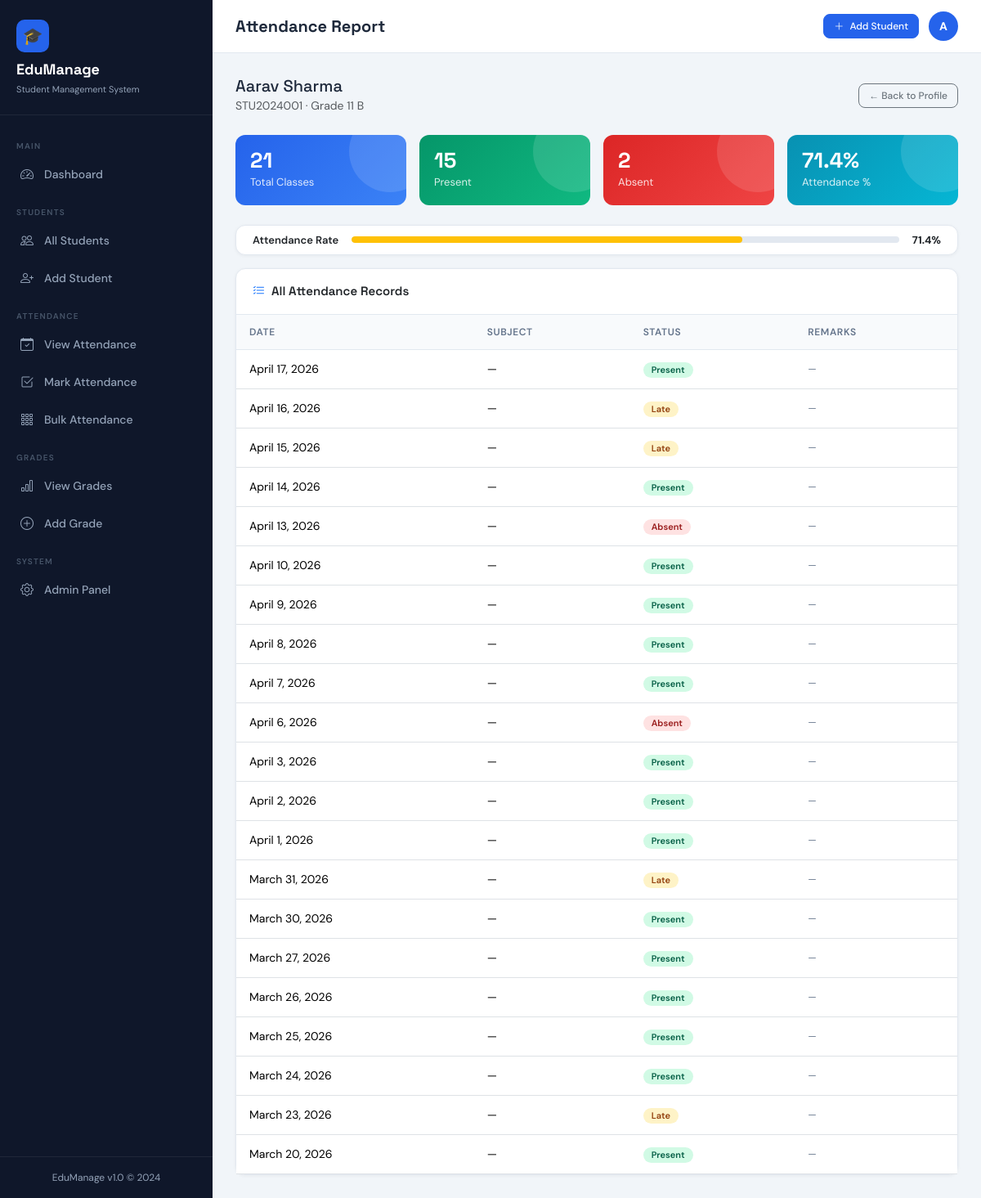
The app's page /attendance/student/1/ with its own data.
### students/models.py (models this page shows, shortened)
class Student(models.Model):
    GENDER_CHOICES = [('M', 'Male'), ('F', 'Female'), ('O', 'Other')]
    STATUS_CHOICES = [('active', 'Active'), ('inactive', 'Inactive'), ('graduated', 'Graduated')]
    student_id = models.CharField(max_length=20, unique=True)
    first_name = models.CharField(max_length=50)
    last_name = models.CharField(max_length=50)
    email = models.EmailField(unique=True)
    phone = models.CharField(max_length=15, blank=True)
    date_of_birth = models.DateField(null=True, blank=True)
    gender = models.CharField(max_length=1, choices=GENDER_CHOICES, default='M')
    address = models.TextField(blank=True)
    enrollment_date = models.DateField(auto_now_add=True)
    status = models.CharField(max_length=20, choices=STATUS_CHOICES, default='active')
    class_name = models.CharField(max_length=50, blank=True)
    section = models.CharField(max_length=10, blank=True)
    guardian_name = models.CharField(max_length=100, blank=True)
    guardian_phone = models.CharField(max_length=15, blank=True)
    profile_image = models.ImageField(upload_to='students/', null=True, blank=True)
    created_at = models.DateTimeField(auto_now_add=True)
    updated_at = models.DateTimeField(auto_now=True)
    class Meta:
        ordering = ['last_name', 'first_name']
    @property
    def full_name(self):
        return f"{self.first_name} {self.last_name}"

### attendance/models.py (models this page shows, shortened)
class Attendance(models.Model):
    STATUS_CHOICES = [
        ('present', 'Present'),
        ('absent', 'Absent'),
        ('late', 'Late'),
        ('excused', 'Excused'),
    ]
    student = models.ForeignKey(Student, on_delete=models.CASCADE, related_name='attendances')
    date = models.DateField()
    status = models.CharField(max_length=10, choices=STATUS_CHOICES, default='present')
    subject = models.CharField(max_length=100, blank=True)
    remarks = models.TextField(blank=True)
    created_at = models.DateTimeField(auto_now_add=True)
    class Meta:
        unique_together = ['student', 'date', 'subject']
        ordering = ['-date']

### attendance/views.py (the view)
# urls.py: path('student/<int:student_pk>/', views.student_attendance, name='student_attendance'),
def student_attendance(request, student_pk):
    student = get_object_or_404(Student, pk=student_pk)
    attendances = Attendance.objects.filter(student=student).order_by('-date')
    total = attendances.count()
    present = attendances.filter(status='present').count()
    absent = attendances.filter(status='absent').count()
    late = attendances.filter(status='late').count()
    pct = round((present / total * 100), 1) if total > 0 else 0
    context = {
        'student': student,
        'attendances': attendances,
        'total': total,
        'present': present,
        'absent': absent,
        'late': late,
        'pct': pct,
    }
    return render(request, 'attendance/student.html', context)

### templates/attendance/student.html (shortened to what this page needs)
{% extends 'base.html' %}
{% block page_title %}Attendance Report{% endblock %}
{% block content %}
<div class="d-flex justify-content-between align-items-center mb-4">
  <div>
    <h5 style="font-family:'Space Grotesk',sans-serif;margin:0;">{{ student.full_name }}</h5>
    <small class="text-muted">{{ student.student_id }} · {{ student.class_name }} {{ student.section }}</small>
  </div>
  <a href="{% url 'student_detail' student.pk %}" class="btn btn-outline-secondary btn-sm">← Back to Profile</a>
</div>
<div class="row g-3 mb-4">
  <div class="col-6 col-md-3">
    <div class="stat-card stat-blue" style="padding:18px;">
      <div class="stat-value" style="font-size:26px;">{{ total }}</div>
      <div class="stat-label">Total Classes</div>
    </div>
  </div>
  <div class="col-6 col-md-3">
    <div class="stat-card stat-green" style="padding:18px;">
      <div class="stat-value" style="font-size:26px;">{{ present }}</div>
      <div class="stat-label">Present</div>
    </div>
  </div>
  <div class="col-6 col-md-3">
    <div class="stat-card stat-rose" style="padding:18px;">
      <div class="stat-value" style="font-size:26px;">{{ absent }}</div>
      <div class="stat-label">Absent</div>
    </div>
  </div>
  <div class="col-6 col-md-3">
    <div class="stat-card stat-cyan" style="padding:18px;">
      <div class="stat-value" style="font-size:26px;">{{ pct }}%</div>
      <div class="stat-label">Attendance %</div>
    </div>
  </div>
</div>
<div class="card mb-3">
  <div class="card-body py-2">
    <div class="d-flex align-items-center gap-3">
      <span style="font-size:13px;font-weight:600;">Attendance Rate</span>
      <div class="progress flex-fill">
        <div class="progress-bar {% if pct >= 75 %}bg-success{% elif pct >= 50 %}bg-warning{% else %}bg-danger{% endif %}"
             style="width:{{ pct }}%"></div>
      </div>
      <span style="font-size:13px;font-weight:700;">{{ pct }}%</span>
    </div>
  </div>
</div>
<div class="card">
  <div class="card-header"><i class="bi bi-list-check me-2 text-primary"></i>All Attendance Records</div>
  <div class="card-body p-0">
    {% if attendances %}
    <div class="table-responsive">
      <table class="table mb-0">
        <thead><tr><th>Date</th><th>Subject</th><th>Status</th><th>Remarks</th></tr></thead>
        <tbody>
          {% for a in attendances %}
          <tr>
            <td>{{ a.date }}</td>
            <td>{{ a.subject|default:"—" }}</td>
            <td><span class="badge badge-{{ a.status }}">{{ a.get_status_display }}</span></td>
            <td style="font-size:12px;color:#64748b;">{{ a.remarks|default:"—" }}</td>
          </tr>
          {% endfor %}
        </tbody>
      </table>
    </div>
    {% else %}
    <div class="text-center py-4 text-muted">No records found.</div>
    {% endif %}
  </div>
</div>
{% endblock %}

### templates/base.html (style rules this page uses)
:root { --primary: #2563eb; --primary-dark: #1d4ed8; --primary-light: #dbeafe; --sidebar-bg: #0f172a; --sidebar-text: #94a3b8; --sidebar-active: #2563eb; --sidebar-width: 260px; --accent: #06b6d4; --success: #10b981; --warning: #f59e0b; --danger: #ef4444; --body-bg: #f1f5f9; --card-bg: #ffffff; --text-main: #1e293b; --text-muted: #64748b; --border: #e2e8f0; --radius: 12px; }
* { box-sizing: border-box; margin: 0; padding: 0; }
body { font-family: 'DM Sans', sans-serif; background: var(--body-bg); color: var(--text-main); min-height: 100vh; display: flex; }
.card { background: var(--card-bg); border: 1px solid var(--border); border-radius: var(--radius); box-shadow: 0 1px 4px rgba(0,0,0,.05); }
.card-header { background: transparent; border-bottom: 1px solid var(--border); padding: 16px 20px; font-family: 'Space Grotesk', sans-serif; font-weight: 600; font-size: 15px; }
.card-body { padding: 20px; }
.stat-card { border-radius: var(--radius); padding: 22px; color: #fff; position: relative; overflow: hidden; }
.stat-card::before { content: ''; position: absolute; top: -30px; right: -30px; width: 100px; height: 100px; border-radius: 50%; background: rgba(255,255,255,.12); }
.stat-card .stat-value { font-family: 'Space Grotesk', sans-serif; font-size: 34px; font-weight: 700; line-height: 1; }
.stat-card .stat-label { font-size: 13px; opacity: .85; margin-top: 4px; }
.stat-blue { background: linear-gradient(135deg, #2563eb, #3b82f6); }
.stat-green { background: linear-gradient(135deg, #059669, #10b981); }
.stat-rose { background: linear-gradient(135deg, #dc2626, #ef4444); }
.stat-cyan { background: linear-gradient(135deg, #0891b2, #06b6d4); }
.table { font-size: 14px; }
.table th { font-weight: 600; font-size: 12px; text-transform: uppercase; letter-spacing: .6px; color: var(--text-muted); background: #f8fafc; padding: 12px 16px; border-bottom: 1px solid var(--border); }
.table td { padding: 13px 16px; vertical-align: middle; }
.badge { font-size: 11px; font-weight: 600; padding: 4px 10px; border-radius: 20px; }
.badge-present { background: #d1fae5; color: #065f46; }
.badge-absent { background: #fee2e2; color: #991b1b; }
.badge-late { background: #fef3c7; color: #92400e; }
.btn { border-radius: 8px; font-size: 14px; font-weight: 500; padding: 9px 18px; }
.btn-sm { padding: 5px 12px; font-size: 12px; }
.progress { height: 8px; border-radius: 10px; background: var(--border); }
.progress-bar { border-radius: 10px; }

### records on screen
Student: full_name "Aarav Sharma", student_id "STU2024001", class_name "Grade 11", section "B"
Attendance: date "April 17, 2026", subject "—", status "Present", remarks "—"
Attendance: date "April 16, 2026", subject "—", status "Late", remarks "—"
Attendance: date "April 15, 2026", subject "—", status "Late", remarks "—"
Attendance: date "April 14, 2026", subject "—", status "Present", remarks "—"
Attendance: date "April 13, 2026", subject "—", status "Absent", remarks "—"
Attendance: date "April 10, 2026", subject "—", status "Present", remarks "—"
Attendance: date "April 9, 2026", subject "—", status "Present", remarks "—"
Attendance: date "April 8, 2026", subject "—", status "Present", remarks "—"
Attendance: date "April 7, 2026", subject "—", status "Present", remarks "—"
Attendance: date "April 6, 2026", subject "—", status "Absent", remarks "—"
Attendance: date "April 3, 2026", subject "—", status "Present", remarks "—"
Attendance: date "April 2, 2026", subject "—", status "Present", remarks "—"
Attendance: date "April 1, 2026", subject "—", status "Present", remarks "—"
Attendance: date "March 31, 2026", subject "—", status "Late", remarks "—"
Attendance: date "March 30, 2026", subject "—", status "Present", remarks "—"
Attendance: date "March 27, 2026", subject "—", status "Present", remarks "—"
Attendance: date "March 26, 2026", subject "—", status "Present", remarks "—"
Attendance: date "March 25, 2026", subject "—", status "Present", remarks "—"
Attendance: date "March 24, 2026", subject "—", status "Present", remarks "—"
Attendance: date "March 23, 2026", subject "—", status "Late", remarks "—"
Attendance: date "March 20, 2026", subject "—", status "Present", remarks "—"

### other values on screen
{{ total }} "21"
{{ present }} "15"
{{ absent }} "2"
{{ pct }} "71.4"
